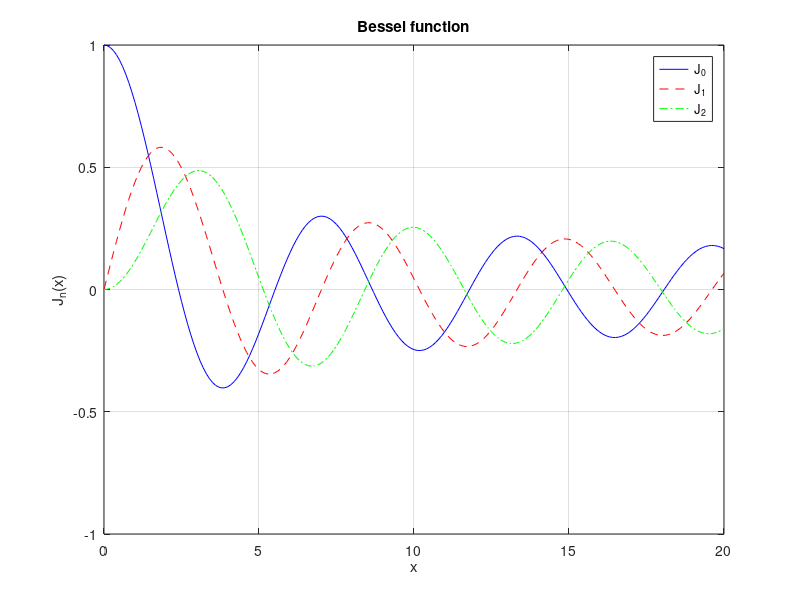

The MATLAB script that drew this image:
x = 0:0.1:20;

n1 = 0;
n2 = 1;
n3 = 2;

y1 = besselj(n1, x);
y2 = besselj(n2, x);
y3 = besselj(n3, x);

plot(x, y1, 'b-', x, y2, 'r--', x, y3, 'g-.');
xlabel('x');
ylabel('J_n(x)');
title('Bessel function');
legend(['J_' num2str(n1)], ['J_' num2str(n2)], ['J_' num2str(n3)]);
grid on;